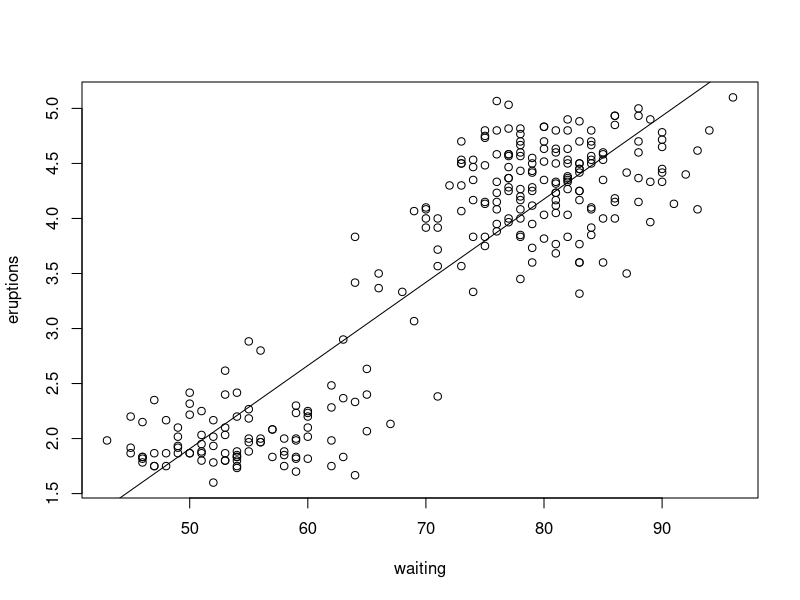
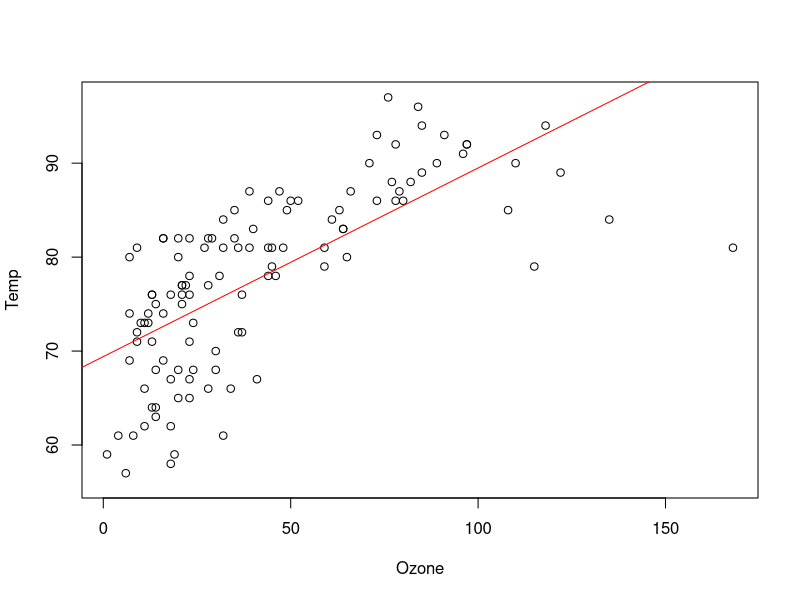
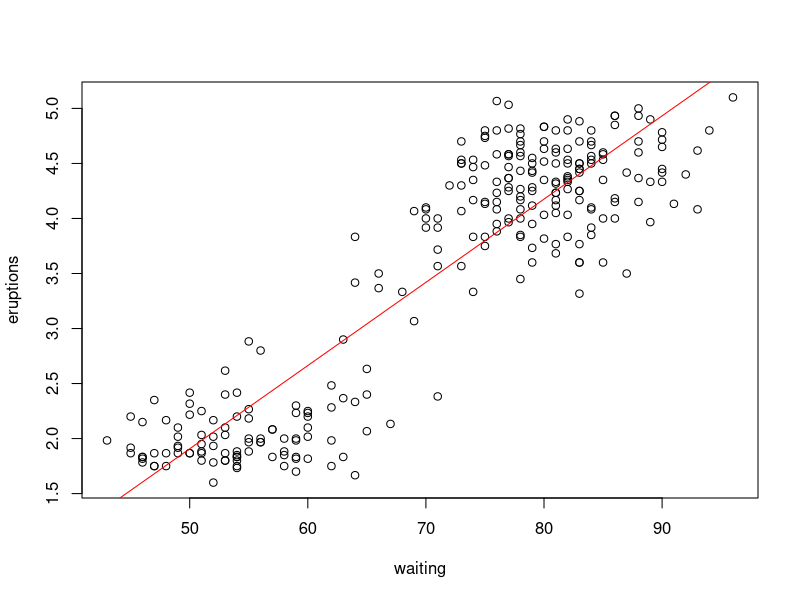

Write the R code that produced these figures, in order.
# Exercise 1
data("faithful")
head(faithful,10)

plot(eruptions~waiting,data=faithful)
abline(lm(eruptions~waiting,data=faithful))
cor(faithful[,c("eruptions","waiting")])
# The correlation coefficient between the waiting time between eruptions and the duration of the eruption for the Old Faithful geyser in Yellowstone National Park = 0.9008112
# The correlation coefficient shows that when we observe waiting time that increases one unit, we have the probability of 0.9008112 to observe that the duration of the eruption also increases a specific unit based on the slope of the line

# Exercise 2.1
data("airquality")
head(airquality,15)
lm1=lm(Temp~Ozone,data=airquality)
summary(lm1)
plot(Temp~Ozone,data=airquality)
abline(lm(Temp~Ozone,data=airquality),col="red")

# Exercies 2.2
lm2=lm(eruptions~waiting,data=faithful)
summary(lm2)
plot(eruptions~waiting,data=faithful)
abline(lm(eruptions~waiting,data=faithful),col="red")
# eruptions= -1.874016 + 0.075628*waiting
# The positive correlation (slope=0.075628) shows that if we wait longer, we will see longer eruption time.

# Exercise 3
res=residuals(lm1)
RSS=sum(res^2)                   #RSS=5300.725
RSE=sqrt(RSS/summary(lm1)$df[2]) #RSE=6.818914
MSE=RSS/summary(lm1)$df[2]       #MSE=46.49759
